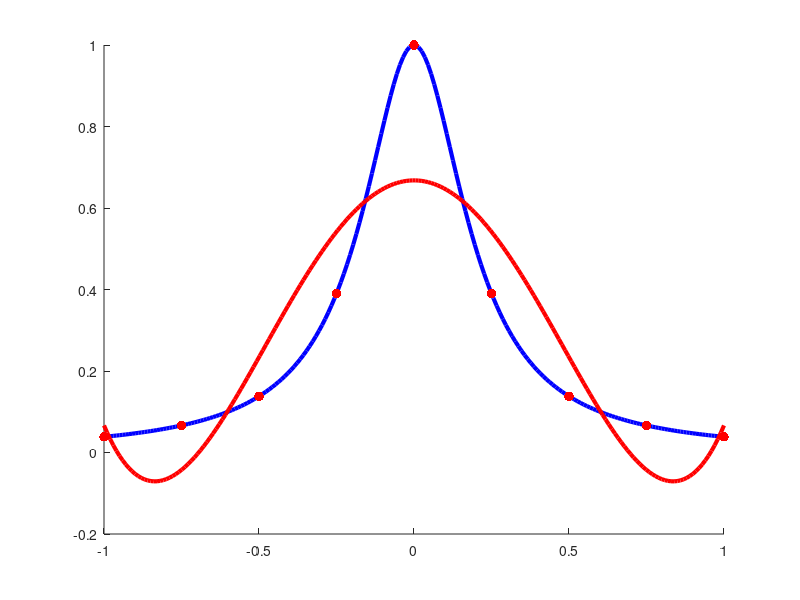

MATLAB code for this plot:
function p1

clear all;
close all;

% Actual curve.
_x = linspace(-1, 1, 200);
_y = 1 ./ (1 + 25 * _x .^ 2);

% Interpolating points.
x = -1:0.25:1;
y = 1 ./ (1 + 25 * x .^ 2);

% Fit a polynomial to the interpolating points.
p = polyval(polyfit(x, y, 5), _x);

hold on;
plot(_x, _y, 'b', 'LineWidth', 3);
plot(_x,  p, 'r', 'LineWidth', 3);
scatter(x, y, 50, 'r', 'filled');

end
